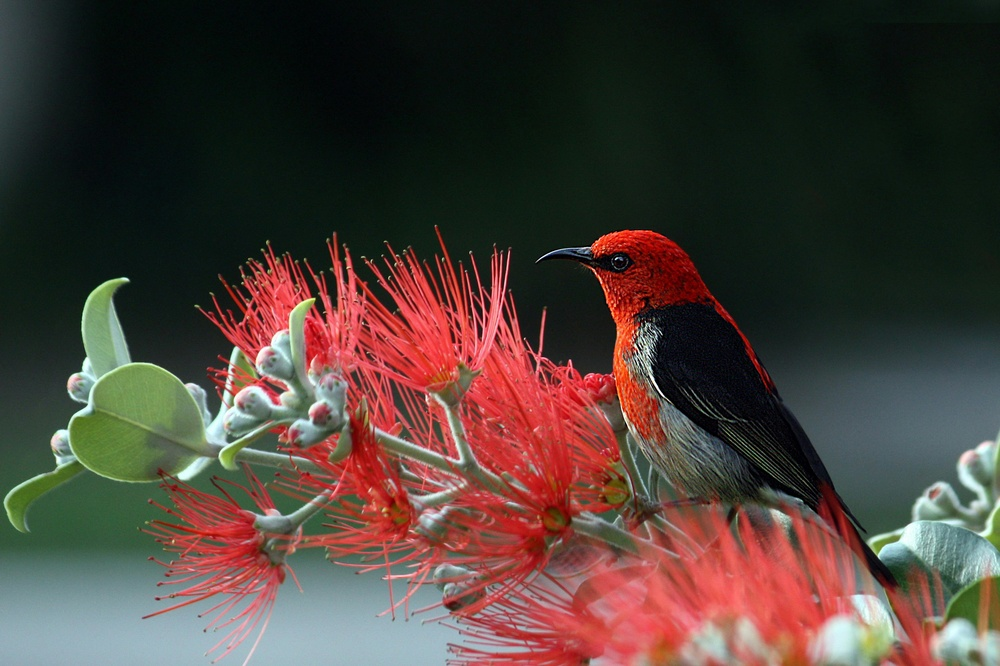
#> input picture original image.jpg, 1000 x 666 px, shrunk from 6165 x 4108 before the run
$ jupyter execute Assignment_1_4248.ipynb   (shell and % lines are left out)
#> lines starting #> are read from the running program, lines starting #| are printed output that depends on the picture; after the words box and inside, x2 and y2 are one past the last pixel; in counts of white or black regions, pixels touching at a corner belong together
[cell 1]
import cv2
import numpy as np
import matplotlib.pyplot as plt
from google.colab import files
from PIL import Image

[cell 2]
# Configure matplotlib for inline display

[cell 3]
uploaded = files.upload()
#> the answer given: original image.jpg

[cell 4]
for fname in uploaded.keys():
    image_name = fname
    img = cv2.imread(fname)
#> img is the input picture: shape (666, 1000, 3); mean B, G, R 55.7, 62.3, 75.7
    img = cv2.cvtColor(img, cv2.COLOR_BGR2RGB)

# Display original image
plt.figure(figsize=(6,6))
plt.imshow(img)
plt.title("Original Image")
plt.axis('off')

[cell 5]
for fname in uploaded:
    color_img = cv2.imread(fname)
    gray_img = cv2.cvtColor(color_img, cv2.COLOR_BGR2GRAY)
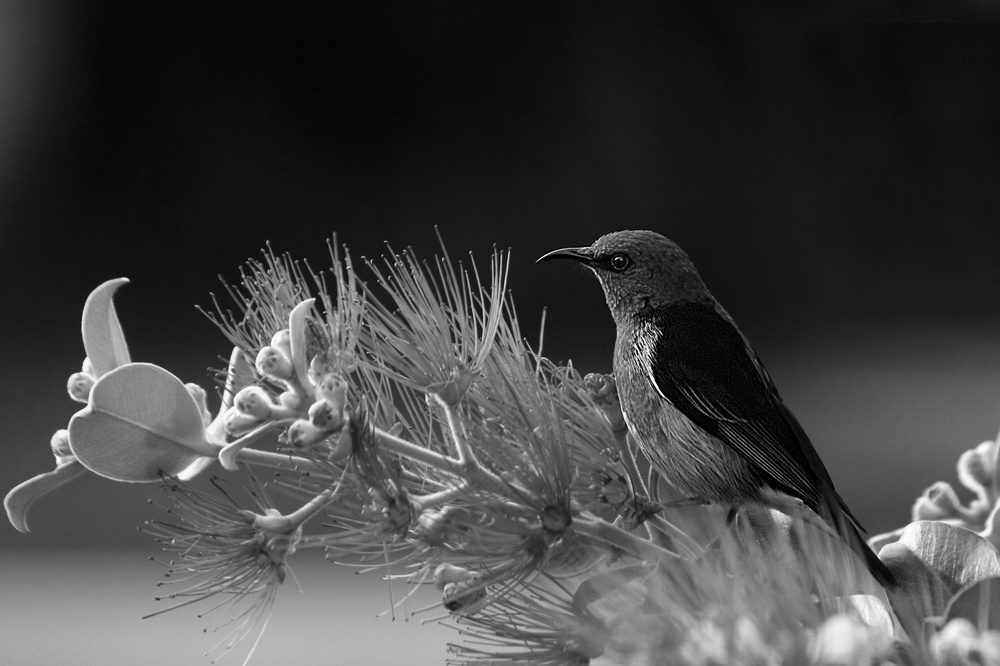
#> gray_img: shape (666, 1000); min 0, max 255, mean 65.5
#> the sliders are set to levels = 2

[cell 6]
plt.imshow(gray_img, cmap='gray')
plt.title("Grayscale Image")
plt.axis('off')
plt.show()

## **Task 1 : Intensity Level Reduction**

[cell 7]
from ipywidgets import interact, Dropdown
from IPython.display import display

def reduce_intensity_strict(levels):

#> called with levels = 2
    factor = 256 // levels
    reduced = (gray_img // factor) * factor
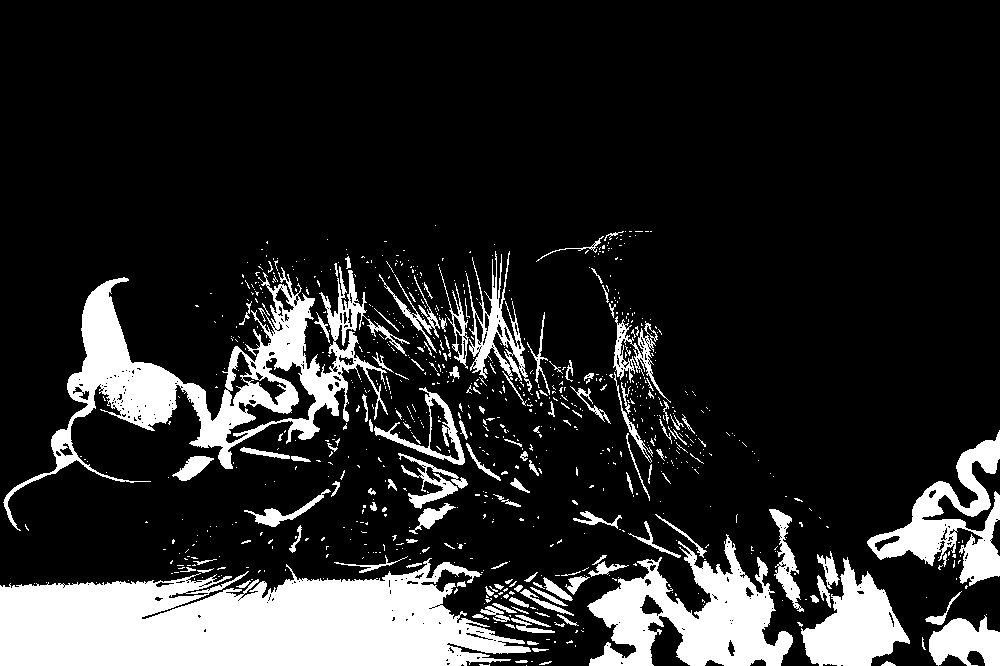
#> reduced: shape (666, 1000); values 0 (black) and 128 (white), 16.6% white; 848 white regions (720 under 20 px), largest, box (x1, y1, x2, y2) and area: (0, 558, 531, 666) 39811, (3, 266, 410, 531) 20836, (587, 534, 793, 666) 13129
    reduced = reduced.astype(np.uint8)

    fig, axs = plt.subplots(1, 2, figsize=(10,5))
    axs[0].imshow(gray_img, cmap='gray'); axs[0].set_title("Original"); axs[0].axis('off')
    axs[1].imshow(reduced, cmap='gray'); axs[1].set_title(f"{levels} Levels"); axs[1].axis('off')
    plt.show()
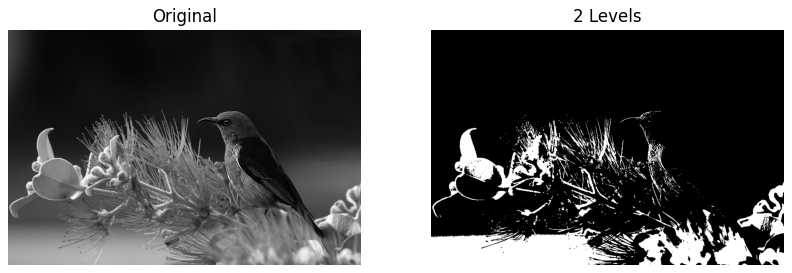
#> figure drawn by matplotlib, 2 panels

valid_levels = [2, 4, 8, 16, 32, 64, 128, 256]
interact(reduce_intensity_strict, levels=Dropdown(options=valid_levels, value=2, description='Intensity Levels'));

# **Task 2 : Spatial Averaging (Smoothing)**

[cell 8]
def spatial_average_gray(image, ksize):
#> called with ksize = 3
    return cv2.blur(image, (ksize, ksize))

ksizes = [3, 10, 20]
avg_outputs = [(k, spatial_average_gray(gray_img, k)) for k in ksizes]
#> call 2 of spatial_average_gray, with ksize = 10
#> in spatial_average_gray (call 2), `return cv2.blur(image, (ksize, ksize))`:
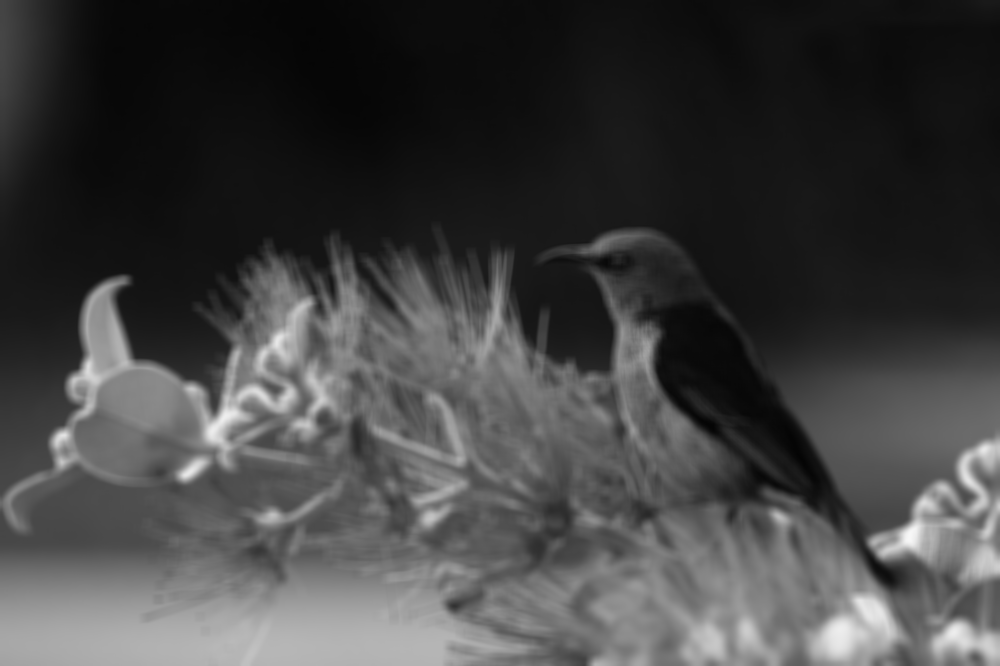
#> returned value: shape (666, 1000); min 4, max 247, mean 65.4
#> call 3 of spatial_average_gray, with ksize = 20
#> in spatial_average_gray (call 3), `return cv2.blur(image, (ksize, ksize))`:
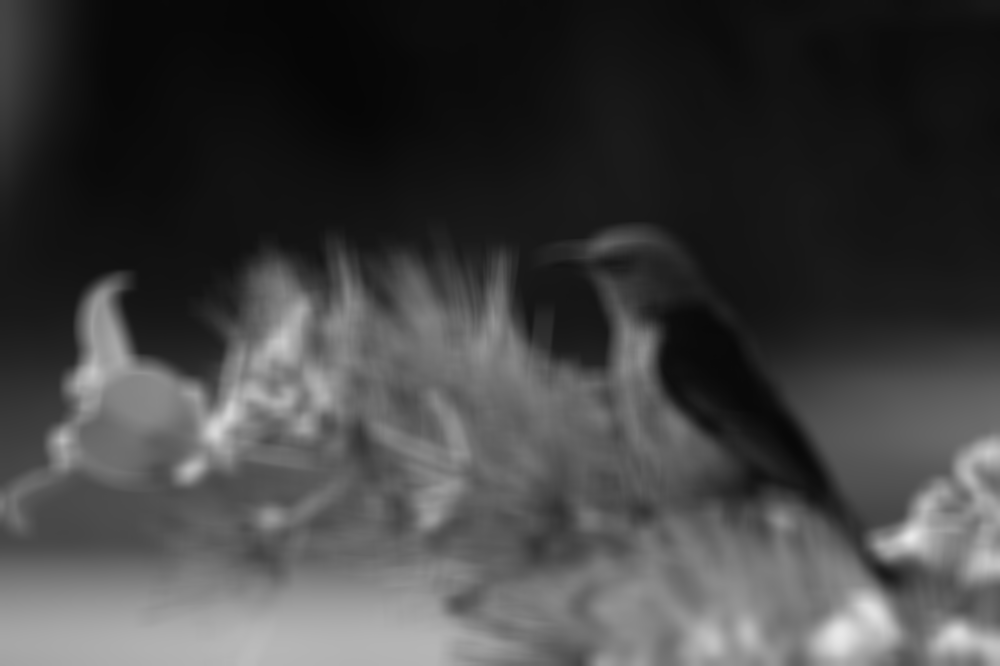
#> returned value: shape (666, 1000); min 5, max 233, mean 65.4
#> avg_outputs = 3 items

plt.figure(figsize=(16,5))
for i, (k, out) in enumerate(avg_outputs):
    plt.subplot(1, len(avg_outputs)+1, i+1)
    plt.imshow(out, cmap='gray')
    plt.title(f"{k}x{k} Avg")
    plt.axis('off')
#> this loop made 3 passes
#> k on passes 1 to 3: 3, 10, 20

plt.subplot(1, len(avg_outputs)+1, len(avg_outputs)+1)
plt.imshow(gray_img, cmap='gray')
plt.title("Original")
plt.axis('off')
plt.show()

# **Task 3 : Image Rotation (45° and 90°)**

[cell 9]
def rotate_gray(image, angle):
#> called with angle = 45
    h, w = image.shape
#> h = 666; w = 1000
    center = (w // 2, h // 2)
#> center = (500, 333)
    M = cv2.getRotationMatrix2D(center, angle, 1.0)
    return cv2.warpAffine(image, M, (w, h), borderMode=cv2.BORDER_REFLECT)
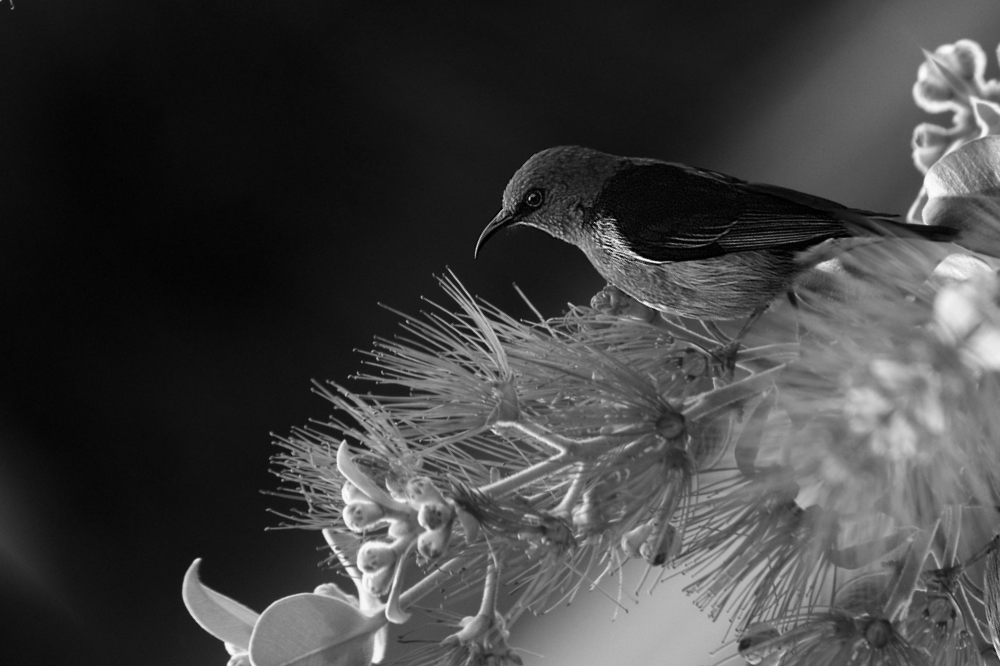
#> returned value: shape (666, 1000); min 0, max 253, mean 64.5

angles = [45, 90]
rotations = [(a, rotate_gray(gray_img, a)) for a in angles]
#> call 2 of rotate_gray, with angle = 90
#> in rotate_gray (call 2), `M = cv2.getRotationMatrix2D(center, angle, 1.0)`: M = [[6.12e-17, 1, 167], [-1, 6.12e-17, 833]]
#> in rotate_gray (call 2), `return cv2.warpAffine(image, M, (w, h), borderMode=cv2.BORDER_REFLECT)`:
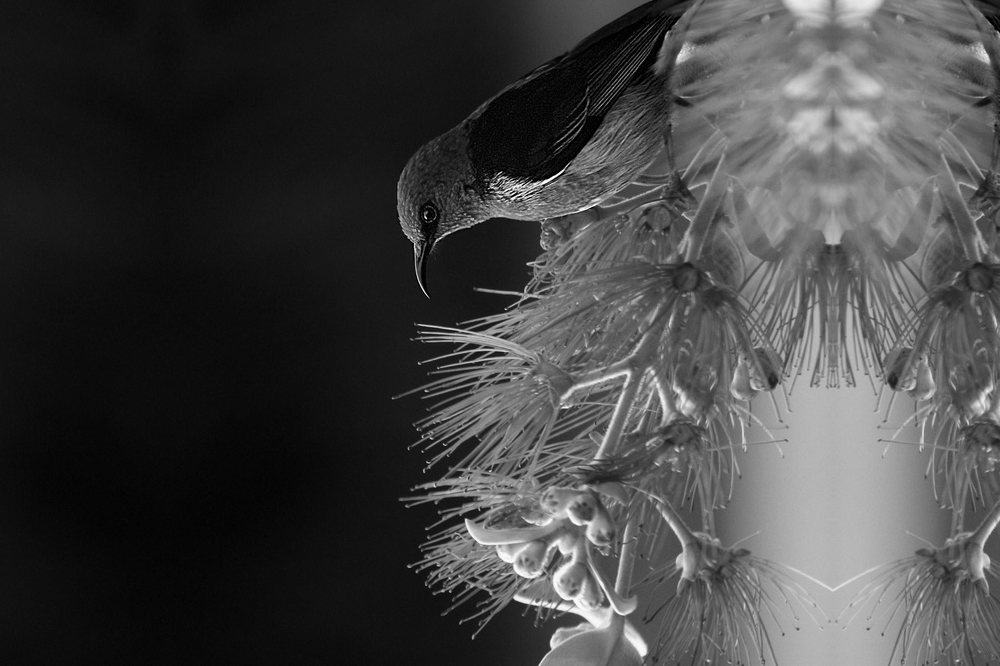
#> returned value: shape (666, 1000); min 0, max 255, mean 66.4
#> rotations = 2 items

fig, axs = plt.subplots(1, len(rotations)+1, figsize=(15,5))
for i, (a, out) in enumerate(rotations):
    axs[i].imshow(out, cmap='gray'); axs[i].set_title(f"Rotated {a}°"); axs[i].axis('off')
#> this loop made 2 passes
#> a on passes 1 to 2: 45, 90

axs[-1].imshow(gray_img, cmap='gray'); axs[-1].set_title("Original"); axs[-1].axis('off')
plt.show()

# **Task 4 : Resolution Reduction Using Block Averaging (Non-overlapping)**

[cell 10]
def block_avg_gray(image, block_size):
#> called with block_size = 3
    h, w = image.shape
#> h = 666; w = 1000
    result = np.copy(image)
    for y in range(0, h, block_size):
        for x in range(0, w, block_size):
            block = image[y:y+block_size, x:x+block_size]
            if block.shape[0] < block_size or block.shape[1] < block_size:
                continue
            avg = np.mean(block)
            result[y:y+block_size, x:x+block_size] = avg
    return result.astype(np.uint8)

block_sizes = [3, 5, 7]
block_results = [(b, block_avg_gray(gray_img, b)) for b in block_sizes]
#> block_results = 3 items

plt.figure(figsize=(16,5))
for i, (b, out) in enumerate(block_results):
    plt.subplot(1, len(block_results)+1, i+1)
    plt.imshow(out, cmap='gray'); plt.title(f"{b}x{b} Blocks"); plt.axis('off')
#> this loop made 3 passes
#> b on passes 1 to 3: 3, 5, 7

plt.subplot(1, len(block_results)+1, len(block_results)+1)
plt.imshow(gray_img, cmap='gray'); plt.title("Original"); plt.axis('off')
plt.show()
